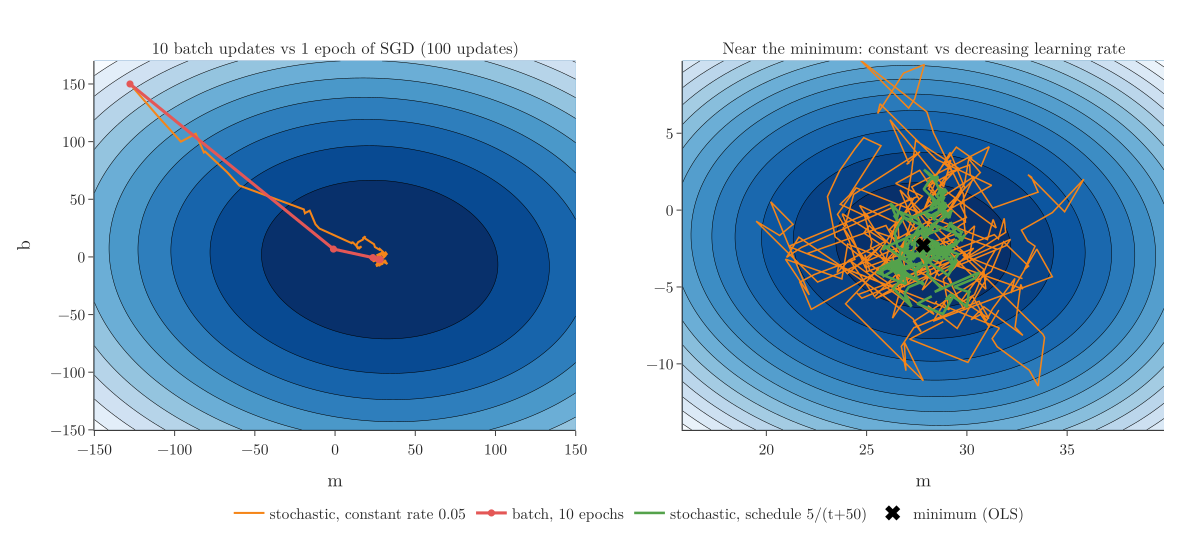

Write Python code to recreate this figure.
"""Batch vs stochastic gradient descent on the 100-point example (m and b): paths on the loss contours,
and a close-up near the minimum with a constant learning rate vs a decreasing learning schedule (Plotly).
Fixed random seed so the paths repeat."""
from pathlib import Path
import numpy as np
import plotly.graph_objects as go
from plotly.subplots import make_subplots
from sklearn.datasets import make_regression

here = Path(__file__).parent
BLUE, ORANGE, GREEN, RED, GREY = "#4C78A8", "#F58518", "#54A24B", "#E45756", "#6B6B6B"
X, y = make_regression(n_samples=100, n_features=1, n_informative=1, n_targets=1, noise=20, random_state=13)
x = X.ravel()
n = len(x)
best_m, best_b = np.polyfit(x, y, 1)


def batch(epochs, lr=0.5, m=-127.82, b=150.0):
    path = [(m, b)]
    for _ in range(epochs):
        err = y - m * x - b
        m, b = m + lr * 2 * np.mean(err * x), b + lr * 2 * np.mean(err)
        path.append((m, b))
    return np.array(path)


def sgd(epochs, lr_fn, seed=1, m=-127.82, b=150.0):
    rng = np.random.default_rng(seed); path = [(m, b)]; t = 0
    for _ in range(epochs):
        for _ in range(n):
            i = rng.integers(n); err = y[i] - m * x[i] - b; lr = lr_fn(t); t += 1
            m, b = m + lr * 2 * err * x[i], b + lr * 2 * err
            path.append((m, b))
    return np.array(path)


pb = batch(10)
ps_const = sgd(5, lambda t: 0.05)
ps_sched = sgd(5, lambda t: 5 / (t + 50))
mg, bg = np.linspace(-150, 150, 120), np.linspace(-150, 170, 120)
Z = np.array([[np.mean((y - mm * x - bb) ** 2) for mm in mg] for bb in bg])
fig = make_subplots(1, 2, horizontal_spacing=0.1, subplot_titles=(
    "10 batch updates vs 1 epoch of SGD (100 updates)", "Near the minimum: constant vs decreasing learning rate"))
fig.add_trace(go.Contour(x=mg, y=bg, z=Z, colorscale="Blues", reversescale=True, showscale=False, ncontours=25,
                         line=dict(width=0.5)), 1, 1)
fig.add_trace(go.Scatter(x=ps_const[:101, 0], y=ps_const[:101, 1], mode="lines", name="stochastic, constant rate 0.05",
                         line=dict(color=ORANGE, width=2)), 1, 1)
fig.add_trace(go.Scatter(x=pb[:, 0], y=pb[:, 1], mode="lines+markers", name="batch, 10 epochs",
                         line=dict(color=RED, width=3), marker=dict(size=7)), 1, 1)
z = 12
mz, bz = np.linspace(best_m - z, best_m + z, 80), np.linspace(best_b - z, best_b + z, 80)
Zz = np.array([[np.mean((y - mm * x - bb) ** 2) for mm in mz] for bb in bz])
fig.add_trace(go.Contour(x=mz, y=bz, z=Zz, colorscale="Blues", reversescale=True, showscale=False, ncontours=15,
                         line=dict(width=0.5)), 1, 2)
tail = slice(200, None)
fig.add_trace(go.Scatter(x=ps_const[tail, 0], y=ps_const[tail, 1], mode="lines", name="constant rate 0.05", showlegend=False,
                         line=dict(color=ORANGE, width=1.5)), 1, 2)
fig.add_trace(go.Scatter(x=ps_sched[tail, 0], y=ps_sched[tail, 1], mode="lines", name="stochastic, schedule 5/(t+50)",
                         line=dict(color=GREEN, width=2.5)), 1, 2)
fig.add_trace(go.Scatter(x=[best_m], y=[best_b], mode="markers", name="minimum (OLS)",
                         marker=dict(size=13, color="black", symbol="x")), 1, 2)
fig.update_xaxes(title="m", row=1, col=1); fig.update_yaxes(title="b", row=1, col=1)
fig.update_xaxes(title="m", range=[best_m - z, best_m + z], row=1, col=2)
fig.update_yaxes(range=[best_b - z, best_b + z], row=1, col=2)
fig.update_layout(template="simple_white", width=1150, height=520, font=dict(family="Latin Modern Roman", size=15),
                  legend=dict(orientation="h", y=-0.18, x=0.5, xanchor="center"), margin=dict(l=60, r=20, t=50, b=90))
fig.update_annotations(font_size=16)
spread = lambda p: float(np.mean(np.hypot(p[300:, 0] - best_m, p[300:, 1] - best_b)))
print("best", round(best_m, 2), round(best_b, 2), "batch end", pb[-1].round(2),
      "avg distance last 200 updates: const", round(spread(ps_const), 2), "schedule", round(spread(ps_sched), 2))
fig.write_image(here / "paths.png", scale=2)
fig.write_image(here / "paths.pdf")
